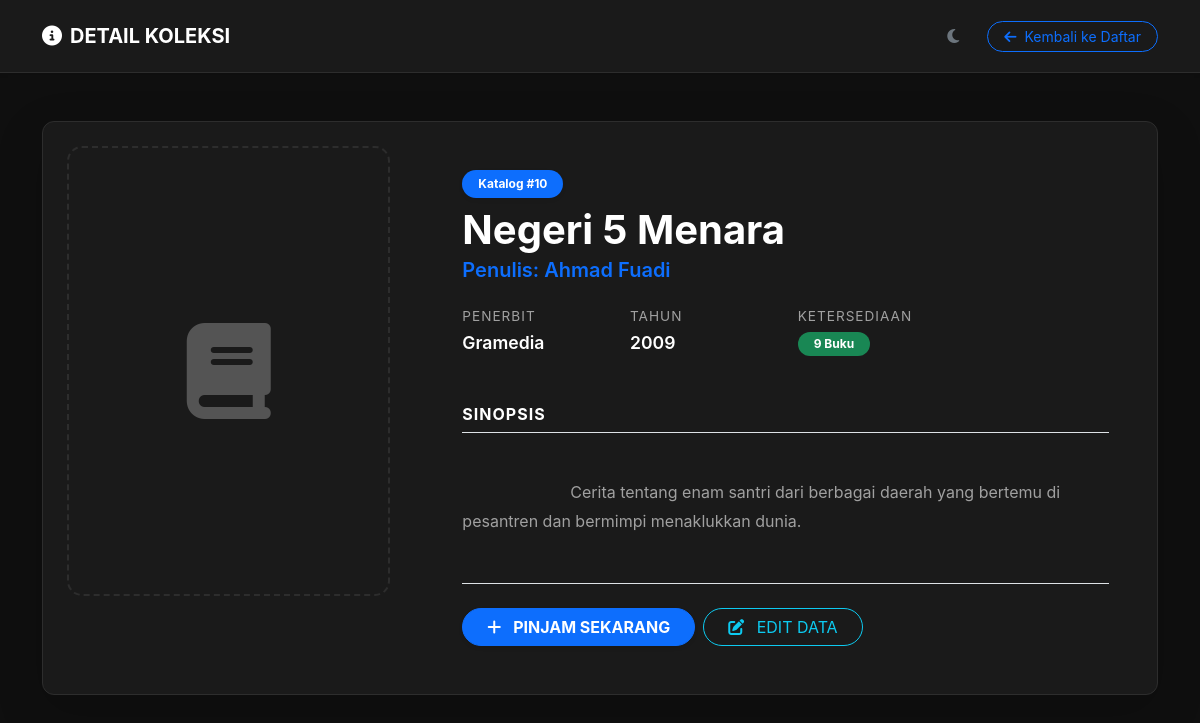
Page /admin/detail_buku.php?id=10 (signed in) on the committed database.
### tables this page shows
CREATE TABLE `buku` (
  `id` int(11) NOT NULL,
  `judul` varchar(255) NOT NULL,
  `pengarang` varchar(255) NOT NULL,
  `penerbit` varchar(255) DEFAULT NULL,
  `tahun_terbit` year(4) DEFAULT NULL,
  `sinopsis` varchar(1500) NOT NULL,
  `isbn` varchar(50) DEFAULT NULL,
  `stok` int(11) DEFAULT 0
);

### admin/detail_buku.php (the view, shortened to what this page needs)
<?php
include "../config/koneksi.php";
$id = mysqli_real_escape_string($conn, $_GET['id']);
$user_id = $_SESSION['user']['id'];
$stmt = $conn->prepare("SELECT * FROM buku WHERE id = ?");
$stmt->bind_param("i", $id);
$stmt->execute();
$d = $stmt->get_result()->fetch_assoc();
$cek_status = $conn->query("SELECT id FROM transaksi WHERE user_id='$user_id' AND buku_id='$id' AND status='dipinjam'");
$is_borrowed = $cek_status->num_rows > 0;
?>
<!DOCTYPE html>
<html lang="id">
<head>
    <link href="https://cdn.jsdelivr.net/npm/bootstrap@5.3.2/dist/css/bootstrap.min.css" rel="stylesheet">
    <link href="https://cdnjs.cloudflare.com/ajax/libs/font-awesome/6.4.2/css/all.min.css" rel="stylesheet">
    <link rel="stylesheet" href="../assets/style.css">
</head>
<body>
<nav class="navbar navbar-expand-lg shadow-sm mb-4">
    <div class="container">
        <span class="navbar-brand fw-bold text-primary"><i class="fas fa-info-circle me-2"></i>DETAIL KOLEKSI</span>
        <div class="ms-auto d-flex align-items-center">
            <button id="theme-toggle" class="btn btn-outline-secondary border-0 rounded-circle me-3">
                <i id="theme-icon" class="fas fa-moon"></i>
            </button>
            <a href="buku.php" class="btn btn-outline-primary btn-sm rounded-pill px-3">
                <i class="fas fa-arrow-left me-1"></i> Kembali ke Daftar
            </a>
        </div>
    </div>
</nav>
<div class="container py-4">
    <div class="card border-0 shadow-lg overflow-hidden">
        <div class="row g-0">
            <div class="col-md-4 p-4 text-center">
                <div class="cover-preview">
                    <i class="fas fa-book fa-6x opacity-25"></i>
                </div>
            </div>
            <div class="col-md-8 p-4 p-lg-5">
                <div class="mb-4">
                    <span class="badge bg-primary mb-2 px-3 py-2 rounded-pill shadow-sm">Katalog #<?= $d['id'] ?></span>
                    <h1 class="fw-bold mb-1"><?= htmlspecialchars($d['judul']) ?></h1>
                    <h5 class="text-primary fw-semibold">Penulis: <?= htmlspecialchars($d['pengarang']) ?></h5>
                </div>
                <div class="row g-4 mb-5">
                    <div class="col-sm-6 col-lg-3">
                        <span class="info-label">Penerbit</span>
                        <span class="info-value"><?= htmlspecialchars($d['penerbit'] ?: '-') ?></span>
                    </div>
                    <div class="col-sm-6 col-lg-3">
                        <span class="info-label">Tahun</span>
                        <span class="info-value"><?= $d['tahun_terbit'] ?: '-' ?></span>
                    </div>
                    <div class="col-sm-6 col-lg-3">
                        <span class="info-label">Ketersediaan</span>
                        <span class="badge <?= $d['stok'] > 0 ? 'bg-success' : 'bg-danger' ?> rounded-pill px-3">
                            <?= $d['stok'] ?> Buku
                        </span>
                    </div>
                </div>
                <div class="mb-5">
                    <h6 class="fw-bold text-uppercase border-bottom pb-2 mb-3" style="letter-spacing: 1px;">Sinopsis</h6>
                    <div class="sinopsis-box">
                        <?= !empty($d['sinopsis']) ? htmlspecialchars($d['sinopsis']) : '<em>Tidak ada sinopsis yang tersedia.</em>' ?>
                    </div>
                </div>
                <div class="d-flex flex-wrap gap-2 pt-4 border-top">
                    <?php if ($is_borrowed): ?>
                        <a href="baca.php?id=<?= $d['id'] ?>" class="btn btn-warning px-4 rounded-pill fw-bold shadow-sm">
                            <i class="fas fa-book-open me-2"></i> LANJUT BACA
                        </a>
                    <?php elseif ($d['stok'] > 0): ?>
                        <a href="dashboard.php?pinjam=<?= $d['id'] ?>" class="btn btn-primary px-4 rounded-pill fw-bold shadow-sm" onclick="return confirm('Pinjam buku ini?')">
                            <i class="fas fa-plus me-2"></i> PINJAM SEKARANG
                        </a>
                    <?php else: ?>
                        <button class="btn btn-secondary px-4 rounded-pill fw-bold" disabled>STOK KOSONG</button>
                    <?php endif; ?>
                    <a href="edit_buku.php?id=<?= $d['id'] ?>" class="btn btn-outline-info px-4 rounded-pill">
                        <i class="fas fa-edit me-2"></i> EDIT DATA
                    </a>
                </div>
            </div>
        </div>
    </div>
</div>
</body>
</html>

### assets/style.css (style rules this page uses)
:root { --bg-body: #0f0f0f; --bg-card: #1a1a1a; --bg-input: #242424; --text-main: #ffffff; --text-muted: #a0a0a0; --border-color: #2d2d2d; --nav-bg: #1a1a1a; --primary-blue: #0d6efd; --accent-shadow: rgba(0, 0, 0, 0.5); }
body { background-color: var(--bg-body) !important; color: var(--text-main) !important; font-family: 'Inter', 'Segoe UI', Roboto, sans-serif; transition: background 0.4s cubic-bezier(0.4, 0, 0.2, 1), color 0.4s cubic-bezier(0.4, 0, 0.2, 1); margin: 0; overflow-x: hidden; }
h1, h2, h3, h4, h5, h6, .fw-bold { color: var(--text-main) !important; }
.card, .book-card, .stat-card, .bg-dark-card { background-color: var(--bg-card) !important; border: 1px solid var(--border-color) !important; color: var(--text-main) !important; border-radius: 12px; transition: transform 0.3s ease, box-shadow 0.3s ease, background 0.4s, border 0.4s; }
.navbar { background-color: var(--nav-bg) !important; border-bottom: 1px solid var(--border-color) !important; padding: 1rem 1.5rem; }
.badge { padding: 0.5em 0.8em; border-radius: 6px; }
#theme-toggle { cursor: pointer; transition: transform 0.3s ease; }

### admin/detail_buku.php (style rules this page uses)
.cover-preview { height: 450px; display: flex; align-items: center; justify-content: center; background: rgba(var(--primary-rgb), 0.05); border: 2px dashed var(--border-color); border-radius: 15px; }
.info-label { color: var(--text-muted); font-size: 0.85rem; text-transform: uppercase; letter-spacing: 1px; display: block; margin-bottom: 4px; }
.info-value { font-weight: 600; font-size: 1.1rem; }
.sinopsis-box { line-height: 1.8; color: var(--text-muted); white-space: pre-wrap; }

### rows in the picture
buku: id "10", judul "Negeri 5 Menara", pengarang "Ahmad Fuadi", penerbit "Gramedia", tahun_terbit "2009", stok "9", sinopsis "Cerita tentang enam santri dari berbagai daerah yang bertemu di pesantren dan bermimpi menaklukkan dunia."
